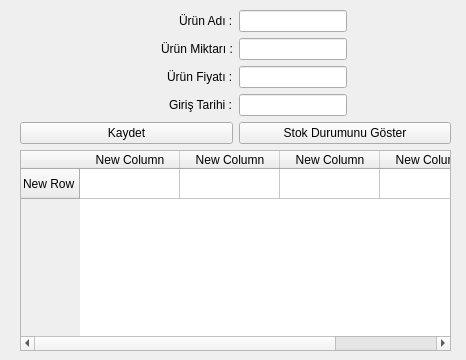
<?xml version="1.0" encoding="UTF-8"?>
<ui version="4.0">
 <class>MalzemeGirisFormu</class>
 <widget class="QWidget" name="MalzemeGirisFormu">
  <property name="geometry">
   <rect>
    <x>0</x>
    <y>0</y>
    <width>466</width>
    <height>360</height>
   </rect>
  </property>
  <property name="windowTitle">
   <string>Ürün Girişi</string>
  </property>
  <widget class="QWidget" name="gridLayoutWidget">
   <property name="geometry">
    <rect>
     <x>20</x>
     <y>10</y>
     <width>431</width>
     <height>341</height>
    </rect>
   </property>
   <layout class="QGridLayout" name="gridLayout">
    <property name="leftMargin">
     <number>0</number>
    </property>
    <property name="topMargin">
     <number>0</number>
    </property>
    <property name="rightMargin">
     <number>0</number>
    </property>
    <property name="verticalSpacing">
     <number>6</number>
    </property>
    <item row="3" column="0" alignment="Qt::AlignmentFlag::AlignRight">
     <widget class="QLabel" name="label_4">
      <property name="text">
       <string>Giriş Tarihi :</string>
      </property>
     </widget>
    </item>
    <item row="4" column="0">
     <widget class="QPushButton" name="pushButtonKaydet">
      <property name="focusPolicy">
       <enum>Qt::FocusPolicy::WheelFocus</enum>
      </property>
      <property name="text">
       <string>Kaydet</string>
      </property>
     </widget>
    </item>
    <item row="1" column="0" alignment="Qt::AlignmentFlag::AlignRight">
     <widget class="QLabel" name="label_2">
      <property name="text">
       <string>Ürün Miktarı :</string>
      </property>
     </widget>
    </item>
    <item row="4" column="1">
     <widget class="QPushButton" name="pushButtonStokDurumu">
      <property name="text">
       <string>Stok Durumunu Göster</string>
      </property>
     </widget>
    </item>
    <item row="0" column="0" alignment="Qt::AlignmentFlag::AlignRight">
     <widget class="QLabel" name="label_1">
      <property name="text">
       <string>Ürün Adı :</string>
      </property>
     </widget>
    </item>
    <item row="2" column="0" alignment="Qt::AlignmentFlag::AlignRight">
     <widget class="QLabel" name="label_3">
      <property name="text">
       <string>Ürün Fiyatı :</string>
      </property>
     </widget>
    </item>
    <item row="5" column="0" colspan="2">
     <widget class="QTableWidget" name="tableWidget_Girisler">
      <row>
       <property name="text">
        <string>New Row</string>
       </property>
      </row>
      <column>
       <property name="text">
        <string>New Column</string>
       </property>
      </column>
      <column>
       <property name="text">
        <string>New Column</string>
       </property>
      </column>
      <column>
       <property name="text">
        <string>New Column</string>
       </property>
      </column>
      <column>
       <property name="text">
        <string>New Column</string>
       </property>
      </column>
     </widget>
    </item>
    <item row="0" column="1" alignment="Qt::AlignmentFlag::AlignLeft">
     <widget class="QLineEdit" name="lineEdit_1"/>
    </item>
    <item row="1" column="1" alignment="Qt::AlignmentFlag::AlignLeft">
     <widget class="QLineEdit" name="lineEdit_2"/>
    </item>
    <item row="2" column="1" alignment="Qt::AlignmentFlag::AlignLeft">
     <widget class="QLineEdit" name="lineEdit_3"/>
    </item>
    <item row="3" column="1" alignment="Qt::AlignmentFlag::AlignLeft">
     <widget class="QLineEdit" name="lineEdit_4"/>
    </item>
   </layout>
  </widget>
 </widget>
 <resources/>
 <connections/>
</ui>
